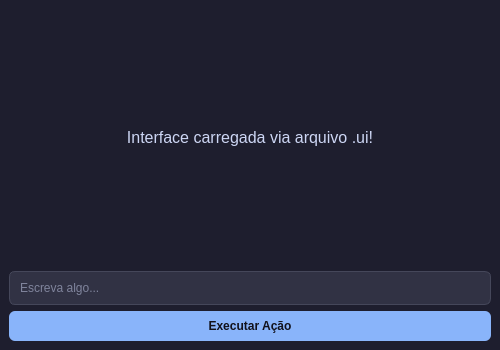
<?xml version="1.0" encoding="UTF-8"?>
<ui version="4.0">
 <class>MainWindow</class>
 <widget class="QMainWindow" name="MainWindow">
  <property name="geometry">
   <rect>
    <x>0</x>
    <y>0</y>
    <width>500</width>
    <height>350</height>
   </rect>
  </property>
  <property name="windowTitle">
   <string>Batcaverna - Qt Designer UI</string>
  </property>
  <property name="styleSheet">
   <string notr="true">QMainWindow { background-color: #1e1e2e; } QLabel { color: #cdd6f4; font-size: 16px; } QPushButton { background-color: #89b4fa; color: #11111b; border-radius: 6px; padding: 8px 16px; font-weight: bold; } QPushButton:hover { background-color: #b4befe; } QLineEdit { background-color: #313244; color: #cdd6f4; border: 1px solid #45475a; border-radius: 6px; padding: 8px; }</string>
  </property>
  <widget class="QWidget" name="centralwidget">
   <layout class="QVBoxLayout" name="verticalLayout">
    <item>
     <widget class="QLabel" name="lbl_title">
      <property name="text">
       <string>Interface carregada via arquivo .ui!</string>
      </property>
      <property name="alignment">
       <set>Qt::AlignCenter</set>
      </property>
     </widget>
    </item>
    <item>
     <widget class="QLineEdit" name="txt_input">
      <property name="placeholderText">
       <string>Escreva algo...</string>
      </property>
     </widget>
    </item>
    <item>
     <widget class="QPushButton" name="btn_click">
      <property name="text">
       <string>Executar Ação</string>
      </property>
     </widget>
    </item>
   </layout>
  </widget>
 </widget>
 <resources/>
 <connections/>
</ui>
